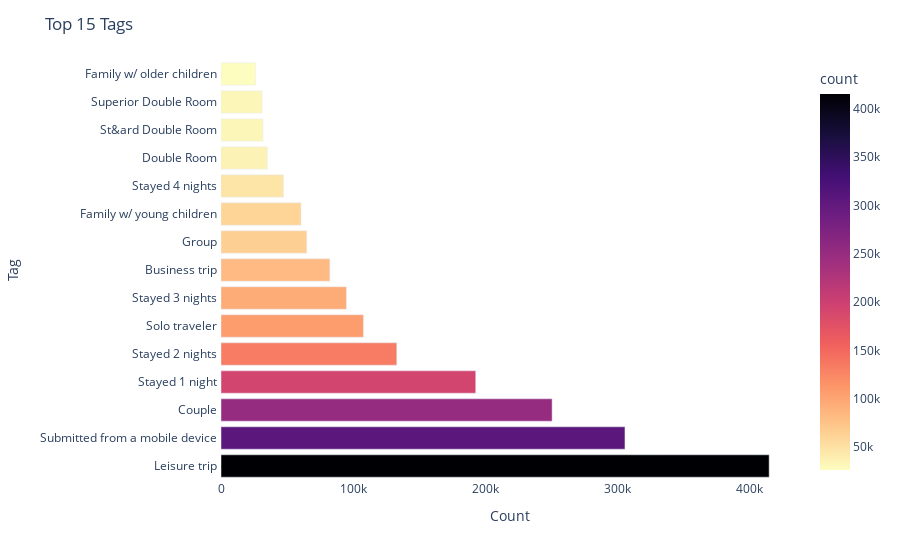

Notebook code cell kept with this figure:
### Code cell
#If the name of the tag is repetead in the tag, sum the values of the tag
tag_df = tag_df.groupby('tag').agg({'count':'sum'}).reset_index()
tag_df = tag_df.sort_values(by='count',ascending=False)

#Plot the top 15 tags
fig = px.bar(tag_df[:15], x='count', y='tag',color='count', color_continuous_scale='Magma_r')
#Update background color to white
fig.update_layout(plot_bgcolor='white')
fig.update_layout(title='Top 15 Tags', xaxis_title="Count", yaxis_title="Tag")
fig.show()

### Figure 1 — Plotly figure (JSON) as saved in the notebook; plotly's stock layout.template omitted (floating-point values rounded to 4 significant figures)
{"data": [{"alignmentgroup": "True", "hovertemplate": "count=%{marker.color}<br>tag=%{y}<extra></extra>", "legendgroup": "", "marker": {"color": [415130, 305927, 250756, 192905, 133126, 107844, 94980, 82427, 64944, 60603, 47326, 35133, 31803, 31134, 26196], "coloraxis": "coloraxis", "pattern": {"shape": ""}}, "name": "", "offsetgroup": "", "orientation": "h", "showlegend": false, "textposition": "auto", "type": "bar", "x": [415130, 305927, 250756, 192905, 133126, 107844, 94980, 82427, 64944, 60603, 47326, 35133, 31803, 31134, 26196], "xaxis": "x", "y": [" Leisure trip ", " Submitted from a mobile device ", " Couple ", " Stayed 1 night ", " Stayed 2 nights ", " Solo traveler ", " Stayed 3 nights ", " Business trip ", " Group ", " Family w/ young children ", " Stayed 4 nights ", " Double Room ", " St&ard Double Room ", " Superior Double Room ", " Family w/ older children "], "yaxis": "y"}], "layout": {"barmode": "relative", "coloraxis": {"colorbar": {"title": {"text": "count"}}, "colorscale": [[0, "#fcfdbf"], [0.1111, "#feca8d"], [0.2222, "#fd9668"], [0.3333, "#f1605d"], [0.4444, "#cd4071"], [0.5556, "#9e2f7f"], [0.6667, "#721f81"], [0.7778, "#440f76"], [0.8889, "#180f3d"], [1, "#000004"]]}, "legend": {"tracegroupgap": 0}, "margin": {"t": 60}, "plot_bgcolor": "white", "title": {"text": "Top 15 Tags"}, "xaxis": {"anchor": "y", "domain": [0, 1], "title": {"text": "Count"}}, "yaxis": {"anchor": "x", "domain": [0, 1], "title": {"text": "Tag"}}}}
